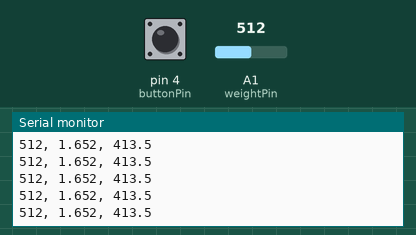
The sketch below on a simulated Arduino Uno, built with avr-gcc and run on an emulated ATmega328P. Shown: the last lines printed to the serial monitor. The test bench sets the inputs (shaded band); at power-on: pin 4 (buttonPin) HIGH, A1 (weightPin) = 512.

Above: at 1.2 s.
1.3 s: pin 4 (buttonPin) pulled LOW for 0.15 s
At 2.6 s:
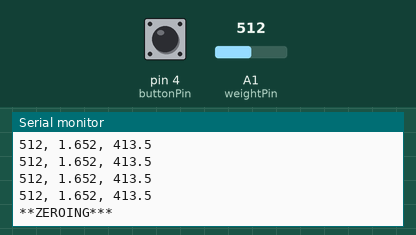
2.9 s: A1 (weightPin) set to 716
At 3.47 s:
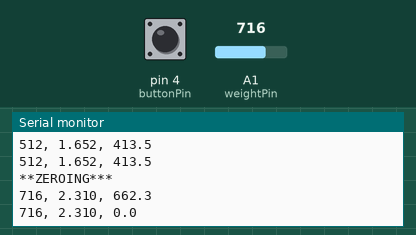
4.4 s: A1 (weightPin) set to 900
At 4.48 s:
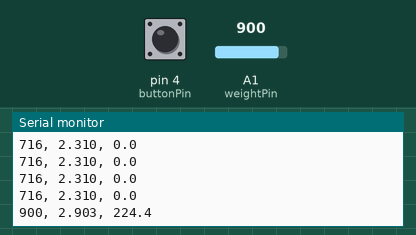
5.9 s: pin 4 (buttonPin) pulled LOW for 1 s
At 7.3 s:
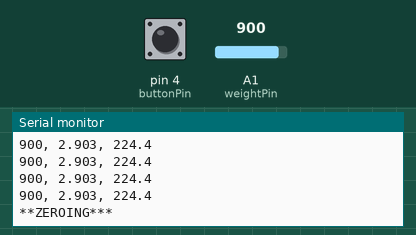
Timing chart, 0 to 8.9 s (numbered marks = the images above; inputs shaded):
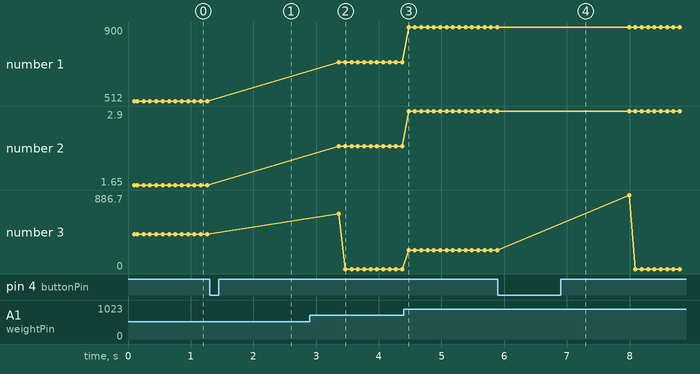

The sketch:

scale.ino
```cpp
// scale.ino:  Report measured divs, volts, and weight to Serial Monitor
// Bail-Out program for Activity 7-1
// Author: D. Dubins
// Date: 17-Nov-25
// Libraries required: None
// Wiring:
// -------
// Uno - loadCellAmp
// GND - GND
// +5V - Vcc
// Vout - A1
// SW - D4
//
// Note:
// Connect MCU AREF pin to 3.3V.

int weightPin = A1;
int buttonPin = 4;

float scaleSlope = 378.07;  // call weight
float scaleInt = -210.96;   // div intercept when scale is empty

float weight = 0.0;
float tareWeight = 0.0;
\
void setup() {
  analogReference(EXTERNAL);         // use external analog reference voltage of 3.3V
  pinMode(buttonPin, INPUT_PULLUP);  // Set up pin 4 as a button. Watch the logic here.
  Serial.begin(9600);                // Opens serial port, sets data rate to 9600 bps
  Serial.println("");
  Serial.println("Weight to Serial Output");  // Print header text to Serial monitor
  Serial.println("-----------------------");
  Serial.println("Divs (0-1023), Volts (V), Weight (g)");
  Serial.println("");
}

void loop() {
  int divs = analogRead(weightPin);                         // take a reading in divs
  float voltage = divs * 3.3 / 1023.0;                      // convert to volts
  weight = scaleInt + (scaleSlope * voltage) - tareWeight;  // calculate weight
  if (digitalRead(buttonPin) == LOW) {                      // if button is pushed
    Serial.println("**ZEROING***");                         // zero the scale
    delay(2000);                                            // debounce (finger pressed skews reading)
    divs = analogRead(weightPin);                           // take a reading in divs
    voltage = divs * 3.3 / 1023.0;                          // convert to volts
    weight = scaleInt + (scaleSlope * voltage);             // convert to weight
    tareWeight = weight;                                    // store weight to tareWeight, to get subtracted
  }
  Serial.print(divs);  // print divs to Serial Monitor
  Serial.print(", ");
  Serial.print(voltage, 3);  // print volts to Serial Monitor
  Serial.print(", ");
  Serial.println(weight, 1);  // print weight to Serial Monitor
  delay(100);
}  // End loop
```

Measured:
- after the input at 1.3 s, the serial monitor: prints a new line after 0.06 s (image 1)
- after the input at 2.9 s, the serial monitor: prints a new line after 0.46 s (image 2)
- after the input at 4.4 s, the serial monitor: prints a new line after 0.07 s (image 3)
- after the input at 5.9 s, the serial monitor: prints a new line after 0.09 s (image 4)
- plotted number 1: 512 → 716 after the input at 2.9 s, 716 → 900 after the input at 4.4 s
- plotted number 2: 1.65 → 2.31 after the input at 2.9 s, 2.31 → 2.9 after the input at 4.4 s
- plotted number 3: 0 → 224.4 after the input at 4.4 s
